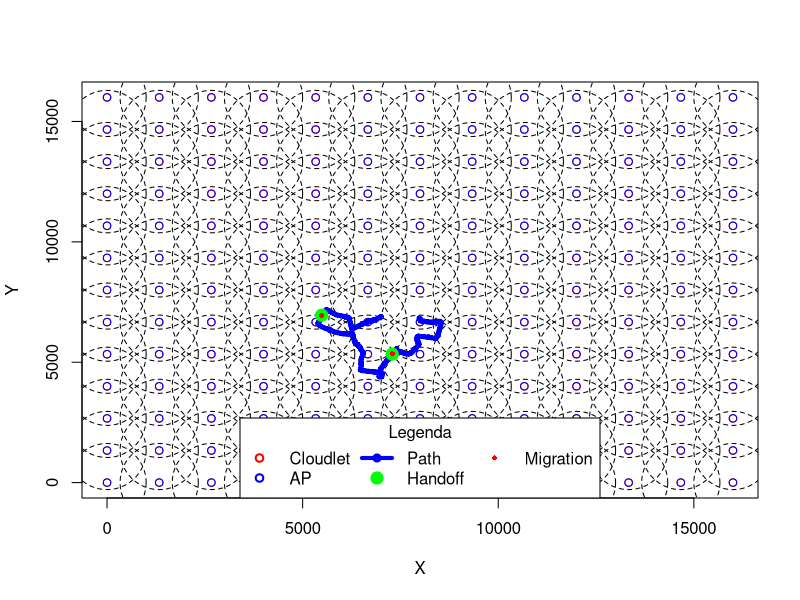

R code for this plot:
mapa <- function(){

    MAX_X <- 16000
    MAX_Y <- 16000
    RAIO <- 1000
    x=0
    y=1
    setx <- seq(0, MAX_X, 2*RAIO-(2*RAIO/3))
    sety <- seq(0, MAX_Y, 2*RAIO-(2*RAIO/3))
    sc <- matrix(nrow=length(setx)*length(sety), ncol=2)
    for(coordX in setx){
        for(coordY in sety){
            sc[x+y,1] <- coordX
            sc[x+y,2] <- coordY
            y <- y+1
        }
        y<-1
        x <- x+length(sety)
    }

    plot(sc, xlim=c(0, 16000), ylim=c(0, 16000), col="red", xlab=c("X"), ylab=c("Y"))
    #plot(sc, xlim=c(4000, 12000), ylim=c(2000, 8000), col="red")

    x=0
    y=1
    ap <- matrix(nrow=length(setx)*length(sety), ncol=2)
    for(coordX in setx){
        for(coordY in sety){
            ap[x+y,1] <- coordX
            ap[x+y,2] <- coordY
            y <- y+1
        }
        y<-1
        x <- x+length(sety)
    }

    points(ap, col="blue")
    
#    a <- read.csv('2260log.csv', header=F, sep=c('\t'))
#    points(a[,2], a[,3])

#    b <- read.csv('2470log.csv', header=F, sep=c('\t'))
#    points(b[,2], b[,3], col='red')

#    loop <- function(filename){
#        mapa()
#        c <- read.csv(filename, header=F, sep=c('\t'))
#        points(c[,2], c[,3], col='green')
#    }

#    symbols(x=ap[c(42:47, 55:60),1], y=ap[c(42:47, 55:60),2], circles=rep(500,12), add=T, inches=F, lty=2)
    symbols(x=ap[,1], y=ap[,2], circles=rep(1000,nrow(ap)), add=T, inches=F, lty=2)

#legend('bottom', legend=c('Cloudlet', 'AP', 'Path', 'Handoff', 'Migration'), lwd=c(2, 2, 2, 8, 0.1), pch=c(1, 1, 20, 20, 20), title='Legenda', bg='white', col=c('red', 'blue', 'blue', 'green', 'red'), ncol=3)
#, inset=c(0,-0.4))

route <- read.csv("0route.txt", sep=c("\t"), header=F)
points(route[,2], route[,3], pch=20, lwd=0.1, col="blue")
handoff <- read.csv("0handoff.txt", sep=c("\t"), header=F)
points(handoff[,2], handoff[,3], pch=20, lwd=8, col="green")
mig <- read.csv("0migration.txt", sep=c("\t"), header=F)
points(mig[,2], mig[,3], pch=20, lwd=0.1, col="red")

legend('bottom', legend=c('Cloudlet', 'AP', 'Path', 'Handoff', 'Migration'), lwd=c(2, 2, 4, 8, 0.1), pch=c(1, 1, 20, 20, 20), title='Legenda', bg='white', col=c('red', 'blue', 'blue', 'green', 'red'), ncol=3, lty=c(0, 0, 1, 0, 0))

}

mapa()

